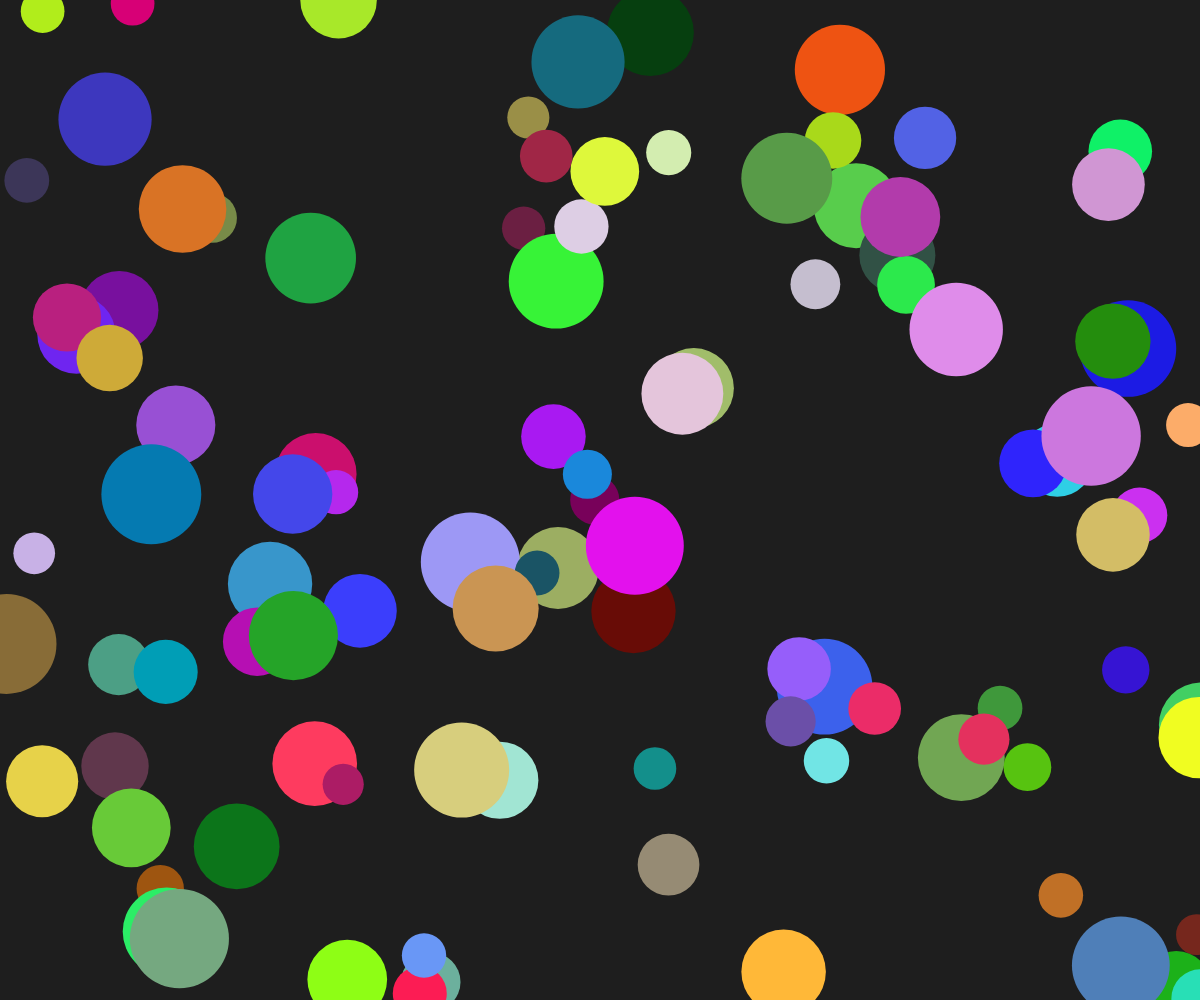
Frame 1 (no input)
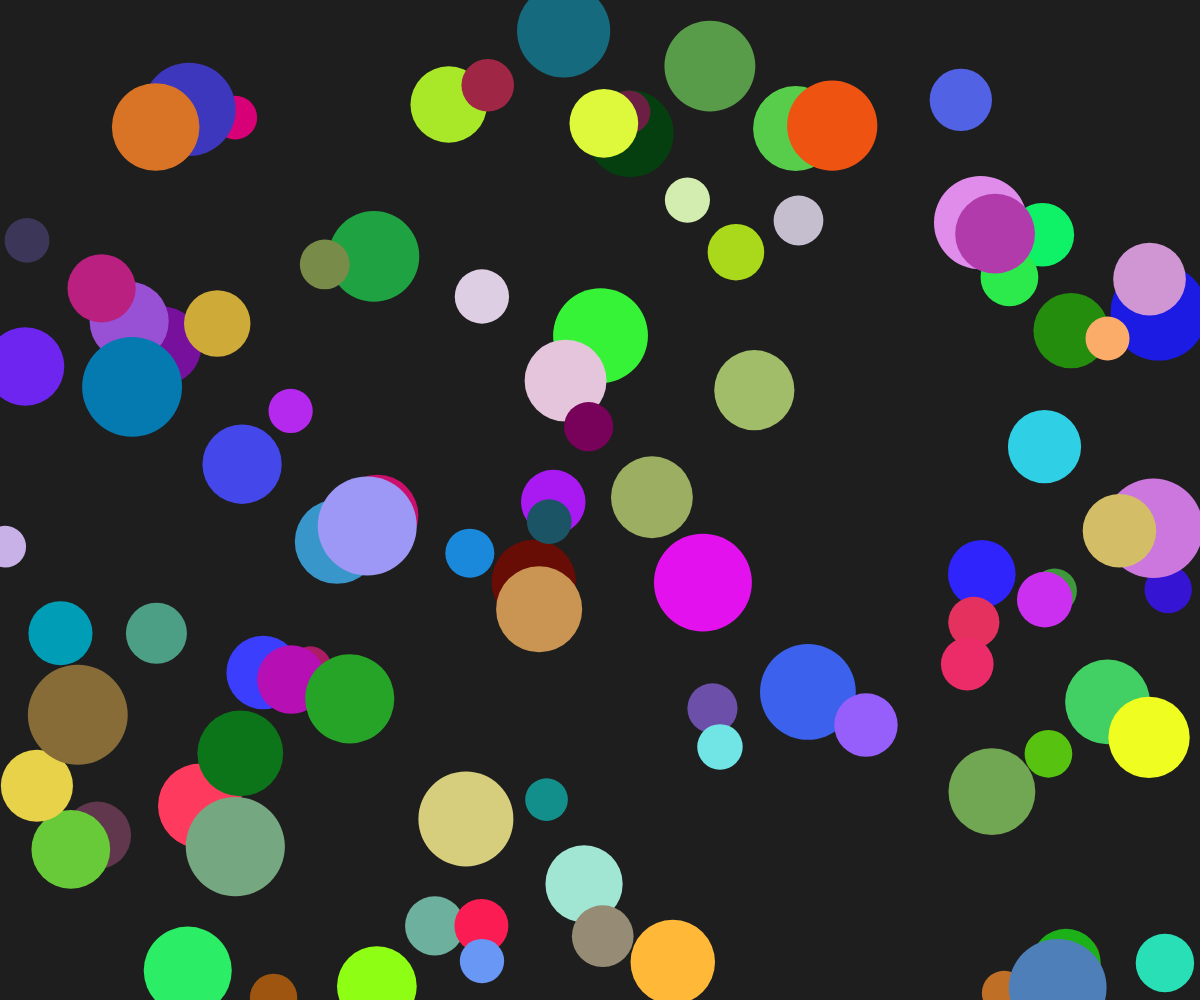
Frame 60 (no input)
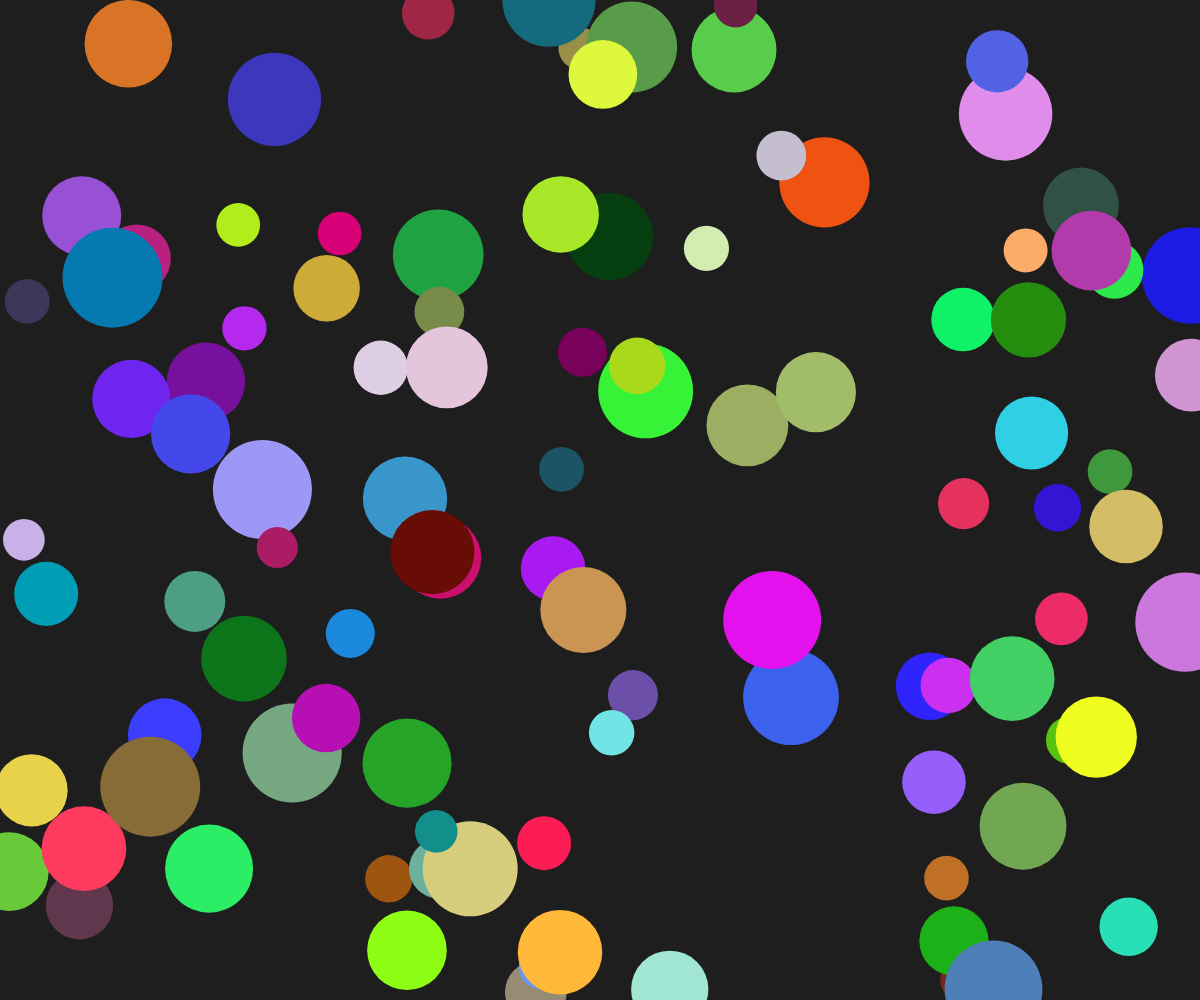
Frame 120 (the mouse pressed at the canvas centre since frame 60)

The p5.js sketch that drew these frames (run headless with seeded random() and noise() and a simulated clock; from frame 60 on, the mouse is pressed at the canvas centre):

// p5.js sketch
// ── sketch.js
let circles = [];

function setup() {
  createCanvas(windowWidth, windowHeight);
  noStroke();
  for (let i = 0; i < 100; i++) {
    circles.push(new Circle(random(width), random(height), random(20, 50)));
  }
}

function draw() {
  background(30);
  for (let circle of circles) {
    circle.move();
    circle.display();
  }
}

class Circle {
  constructor(x, y, r) {
    this.x = x;
    this.y = y;
    this.r = r;
    this.col = color(random(255), random(255), random(255));
    this.xSpeed = random(-2, 2);
    this.ySpeed = random(-2, 2);
  }
  
  move() {
    this.x += this.xSpeed;
    this.y += this.ySpeed;
    
    if (this.x < 0 || this.x > width) this.xSpeed *= -1;
    if (this.y < 0 || this.y > height) this.ySpeed *= -1;
  }w
  
  display() {
    fill(this.col);
    ellipse(this.x, this.y, this.r * 2);
  }
}

// ── yzaak.html
<!DOCTYPE html>
<html lang="en">
<head>
  <meta charset="UTF-8">
  <meta name="viewport" content="width=device-width, initial-scale=1.0">
  <title>p5.js Projeto Bonito</title>
  <style>
    body {
      margin: 0;
      overflow: hidden;
      display: flex;
      justify-content: center;
      align-items: center;
      background-color: #1e1e1e;
    }
  </style>
</head>
<body>
  <script src="https://cdnjs.cloudflare.com/ajax/libs/p5.js/1.4.0/p5.js"></script>
  <script src="sketch.js"></script>
</body>
</html>
